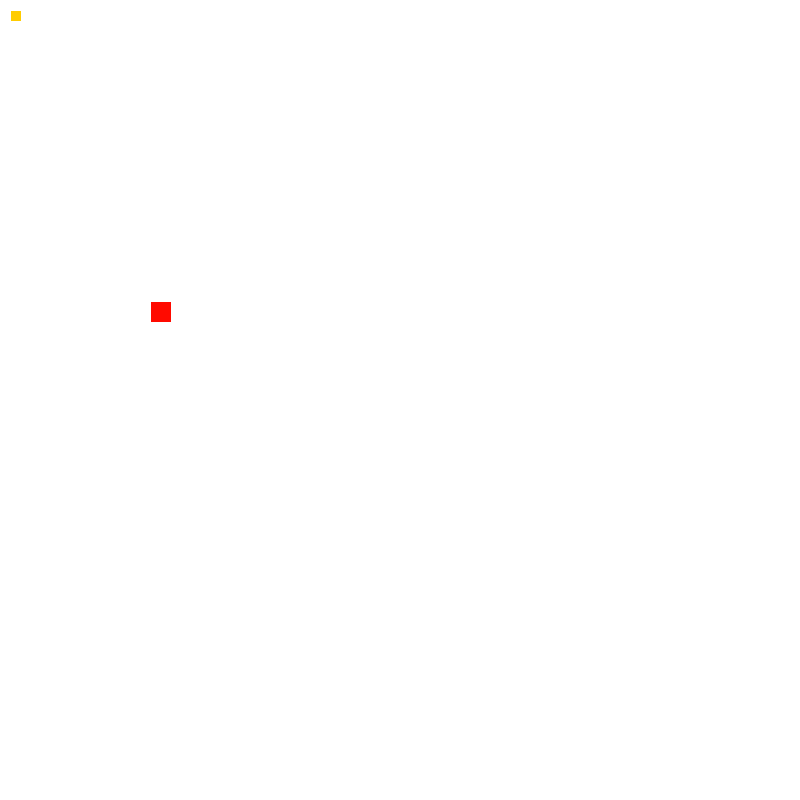
Frame 1 (no input)
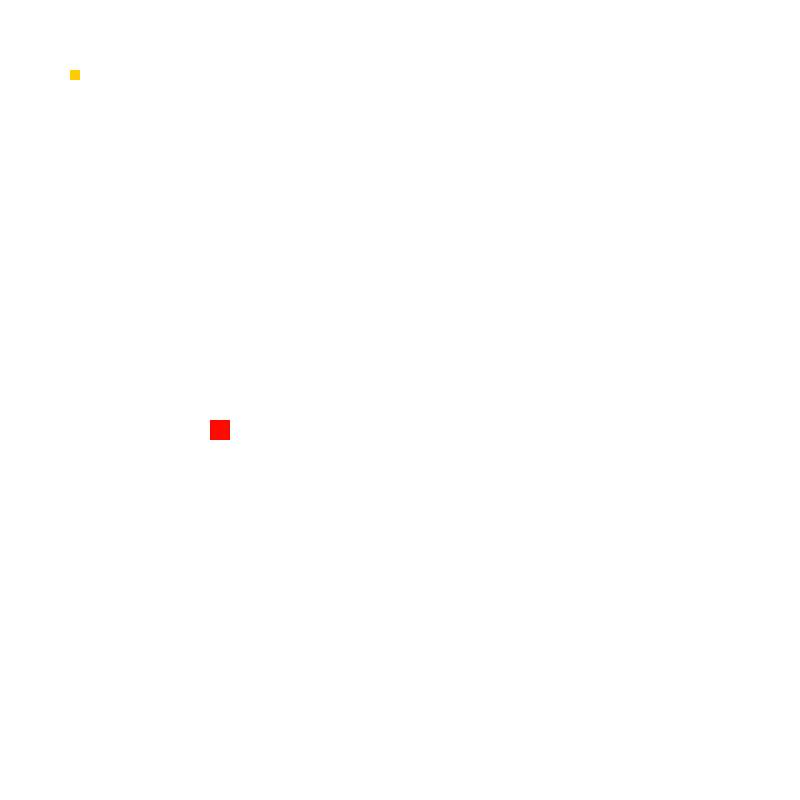
Frame 60 (the mouse pressed at the canvas centre just before this capture)
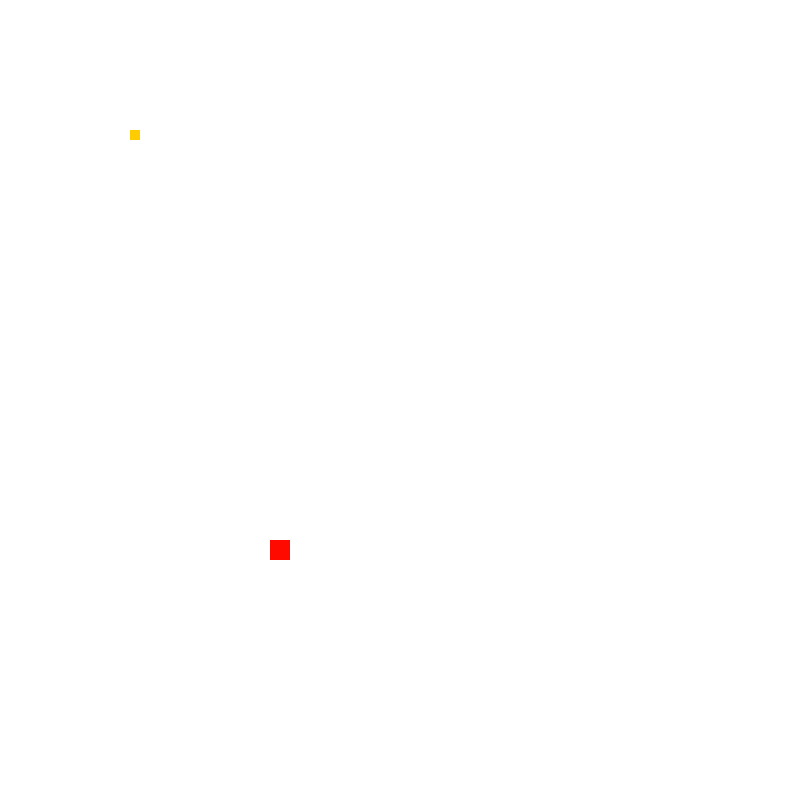
Frame 120 (the mouse held since frame 60 and released just before this capture)

The Processing sketch that drew these frames (run headless with seeded random() and noise(); from frame 60 on, the mouse is pressed at the canvas centre):

// Processing sketch: PointAnimation
// ── PointAnimation.pde

float offset = 1;
color c1;
color c2;

MyPoint p1;
MyPoint p2;

void setup(){
  size(800,800);
  background(255,255,255);
  frameRate(60);
  
  c1 = color(255, 204, 0);
  c2 = color(255, 10, 0);
  p1 = new MyPoint(10,10,10, c1);
  p2 = new MyPoint(150,300,20, c2);
  p1.plot();
  p2.plot();
}


void draw(){ 
  background(255,255,255);
  p1.move(offset,offset);
  p1.plot();
  p2.move(offset,offset+1);
  p2.plot();
}

// ── MyPoint.pde

class MyPoint{
  
  float x,y;
  float size; 
  color c;
  
  //Constructor
  public MyPoint(float x, float y, float size, color c){
    this.x = x;
    this.y = y;
    this.size = size;
    this.c = c;
  }
  
  // ---- Methods
  public void plot(){
    noStroke();
    fill(c);
    rect(x,y,size,size);
  }
  
  public void move(float xoff, float yoff){
    x = x+xoff; 
    y = y+yoff;
  }
  
  
}
